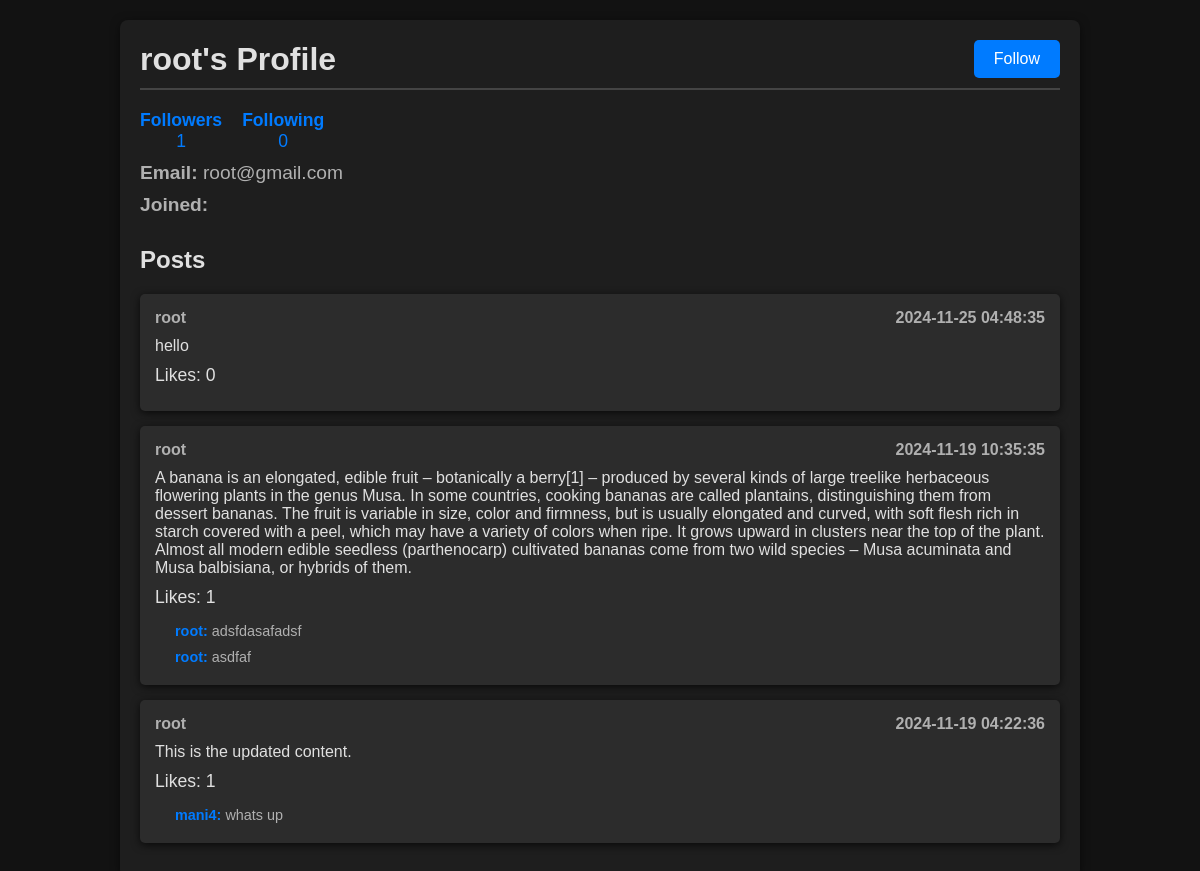
Page /profile/root on the committed database.
### tables this page shows
CREATE TABLE users (
    id INTEGER PRIMARY KEY AUTOINCREMENT,  -- Auto-incremented ID
    username TEXT NOT NULL UNIQUE,         -- Unique username
    email TEXT NOT NULL UNIQUE,            -- Unique email
    password TEXT NOT NULL                 -- User's hashed password
);

CREATE TABLE posts (
    id INTEGER PRIMARY KEY AUTOINCREMENT,  -- Auto-incremented ID
    username TEXT NOT NULL,                -- Username (Foreign Key referencing users)
    content TEXT NOT NULL,                 -- Post content
    caption TEXT,                          -- Optional caption
    created_at TIMESTAMP DEFAULT CURRENT_TIMESTAMP,  -- Timestamp for when the post is created
    FOREIGN KEY (username) REFERENCES users(username)  -- Foreign Key constraint linking posts to users
);

CREATE TABLE "comments" (
    id INTEGER PRIMARY KEY,
    post_id INTEGER,
    username TEXT,
    content TEXT, comment_date DATE,
    FOREIGN KEY (post_id) REFERENCES posts(id) ON DELETE CASCADE
);

### app/routes/profile_routes.py (the view)
@bp.route('/profile/<username>', methods=['POST', 'GET'])
def profile(username):
    profile_user = db.execute('SELECT * FROM users WHERE username = ?', username)
    profile_user = profile_user[0] if profile_user else None
    user_id=session.get('user_id')
    followed_id=profile_user['id']
    if request.method == 'POST':
        action = request.form.get('action')
        if action=='FOLLOW':
            existing_follows=db.execute('select * from followers where follower_id = ? and followed_id=?',user_id,followed_id)
            if existing_follows:
                db.execute('delete from followers where follower_id = ? and followed_id = ? ',user_id,followed_id)
            else:
                db.execute('insert into followers (follower_id,followed_id) VALUES (?,?) ',user_id,followed_id)
        ifpost_contents(username, action)
        return redirect(f'{username}')
    elif request.method == 'GET':
        followers=db.execute('select count(*)from followers where follower_id = ?',followed_id)
        followers_count=followers[0]['count(*)']if followers else 0
        print(f'11111{followers_count}')
        followings=db.execute('select count(*)from followers where followed_id = ?',followed_id)
        followings_count=followings[0]['count(*)'] if followings else 0
        followed_id = profile_user['id']
        is_following = bool(db.execute('SELECT * FROM followers WHERE follower_id = ? AND followed_id = ?', user_id, followed_id))
        result = db.execute(profile_query, username)
        posts_with_comments = {}
        liked_data = db.execute(
            'SELECT post_id, COUNT(*) AS like_count FROM likes GROUP BY post_id')
        likes_count = {}
        for i in liked_data:
            likes_count[i['post_id']] = i['like_count']
        for i in result:
            post_id = i['post_id']
            if post_id not in posts_with_comments:
                posts_with_comments[post_id] = {
                    'id': post_id,
                    'username': i['post_author'],
                    'content': i['post_content'],
                    'created_at': i['post_created_at'],
                    'comments': [],
                    'liked_count': likes_count.get(post_id, 0)
                }
            if i['comment_id']:
                posts_with_comments[post_id]['comments'].append({
                    'comment_id': i['comment_id'],
                    'comment_author': i['comment_author'],
                    'comment_content': i['comment_content']
                })
        return render_template('profile.html', posts_with_comments=posts_with_comments, username=username,profile_user=profile_user,is_following=is_following,followers_count=followers_count,followings_count=followings_count)

### app/templates/profile.html (shortened to what this page needs)
<!DOCTYPE html>
<html lang="en">
<head>
</head>
<body>
    <div class="profile-container">
        <div class="profile-header">
            <h1>{{ username }}'s Profile</h1>
            {% if session['user_id'] != profile_user['id'] %}
                <form method="POST">
                    <button type="submit" name="action" value="FOLLOW" class="follow-btn">
                        {% if is_following %}
                            Unfollow
                        {% else %}
                            Follow
                        {% endif %}
                    </button>
                </form>
            {% endif %}
        </div>
        <div class="follow-info">
            <div>
                <p><strong>Followers</strong></p>
                <p>{{ followers_count }}</p>
            </div>
            <div>
                <p><strong>Following</strong></p>
                <p>{{ followings_count }}</p>
            </div>
        </div>
        <div class="profile-info">
            <p><strong>Email:</strong> {{ profile_user['email'] }}</p>
            <p><strong>Joined:</strong> {{ profile_user['created_at'] }}</p>
        </div>
        <div class="posts-section">
            <h2>Posts</h2>
            {% if posts_with_comments %}
                <div class="posts">
                    {% for post in posts_with_comments.values() %}
                        <div class="post">
                            <div class="post-header">
                                <span class="post-author">{{ post['username'] }}</span>
                                <span class="post-date">{{ post['created_at'] }}</span>
                            </div>
                            <p class="post-content">{{ post['content'] }}</p>
                            <div class="like-count">
                                <span>Likes: {{ post['liked_count'] }}</span>
                            </div>
                            <div class="comments">
                                {% for comment in post['comments'] %}
                                    <div class="comment">
                                        <strong>{{ comment['comment_author'] }}:</strong> {{ comment['comment_content'] }}
                                    </div>
                                {% endfor %}
                            </div>
                        </div>
                    {% endfor %}
                </div>
            {% else %}
                <p>No posts available.</p>
            {% endif %}
        </div>
    </div>
</body>
</html>

### app/templates/profile.html (style rules this page uses)
* { margin: 0; padding: 0; box-sizing: border-box; }
body { font-family: Arial, sans-serif; background-color: #121212; color: #e0e0e0; }
.profile-container { width: 80%; margin: 20px auto; padding: 20px; background-color: #1e1e1e; border-radius: 8px; box-shadow: 0 2px 10px rgba(0, 0, 0, 0.5); }
.profile-header { display: flex; justify-content: space-between; align-items: center; margin-bottom: 20px; border-bottom: 2px solid #444; padding-bottom: 10px; }
.profile-header h1 { font-size: 2em; color: #e0e0e0; }
.follow-info { display: flex; gap: 20px; font-size: 1.1em; color: #007BFF; }
.follow-info div { text-align: center; }
.follow-btn { padding: 10px 20px; font-size: 1em; background-color: #007BFF; color: white; border: none; border-radius: 5px; cursor: pointer; }
.profile-info { margin-bottom: 30px; }
.profile-info p { font-size: 1.2em; margin: 10px 0; color: #b0b0b0; }
.posts-section { margin-top: 30px; }
.posts-section h2 { font-size: 1.5em; margin-bottom: 20px; color: #e0e0e0; }
.posts { display: flex; flex-direction: column; }
.post { padding: 15px; background-color: #2c2c2c; border-radius: 5px; margin-bottom: 15px; box-shadow: 0 2px 8px rgba(0, 0, 0, 0.7); }
.post-header { display: flex; justify-content: space-between; font-weight: bold; margin-bottom: 10px; color: #b0b0b0; }
.post-content { margin-bottom: 10px; color: #e0e0e0; }
.like-count { font-size: 1.1em; margin-bottom: 10px; }
.comments { font-size: 0.9em; margin-top: 10px; color: #b0b0b0; }
.comment { margin-left: 20px; padding: 5px 0; }
.comment strong { color: #007BFF; }

### rows in the picture
users: email "root@gmail.com"
posts: username "root", created_at "2024-11-25 04:48:35", content "hello", liked_count "0"
comments: username "root", created_at "2024-11-19 10:35:35", content "A banana is an elongated, edible fruit – botanically a berry[1] – produced by several kinds of large treelike herbaceous flowering plants in the genus Musa. In some countries, cooking bananas are called plantains, distinguishing them from dessert bananas. The fruit is variable in size, color and firmness, but is usually elongated and curved, with soft flesh rich in starch covered with a peel, which may have a variety of colors when ripe. It grows upward in clusters near the top of the plant. Almost all modern edible seedless (parthenocarp) cultivated bananas come from two wild species – Musa acuminata and Musa balbisiana, or hybrids of them.", liked_count "1", comment_author "root", comment_content "adsfdasafadsf"
comments: comment_author "root", comment_content "asdfaf"
comments: username "root", created_at "2024-11-19 04:22:36", content "This is the updated content.", liked_count "1", comment_author "mani4", comment_content "whats up"

### other values in the picture
{{ username }} "root"
{{ followers_count }} "1"
{{ followings_count }} "0"
